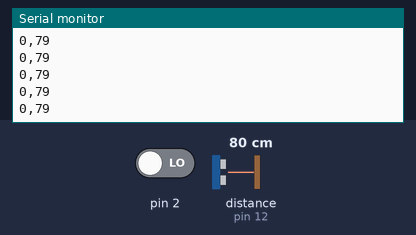
Bench run of a sketch on a simulated Arduino Uno, built with avr-gcc and run on an emulated ATmega328P. Shown: the last lines printed to the serial monitor. Wiring (inferred from the names in the program): ultrasonic range finder: trigger pin 11; echo pin 12. Inputs (shaded band) come from the test bench; at power-on: distance to the obstacle (sensor on pin 12) 80 cm, pin 2 LOW. The echo pulse lasts 58.3 µs per cm.

Above: at 1.2 s.
1.3 s: distance to the obstacle (sensor on pin 12) set to 2 cm
At 1.34 s:
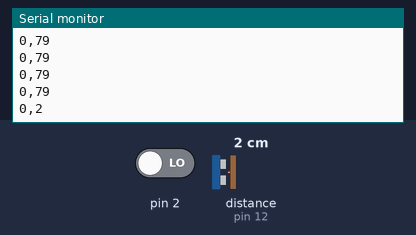
2.8 s: pin 2 driven HIGH
4.3 s: distance to the obstacle (sensor on pin 12) set to 4 cm
At 4.31 s:
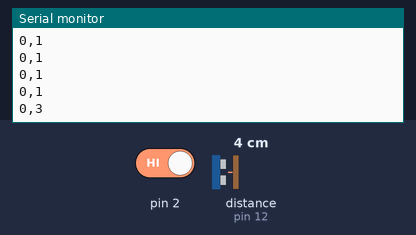
Timing chart, 0 to 7.3 s (numbered marks = the images above; inputs shaded):
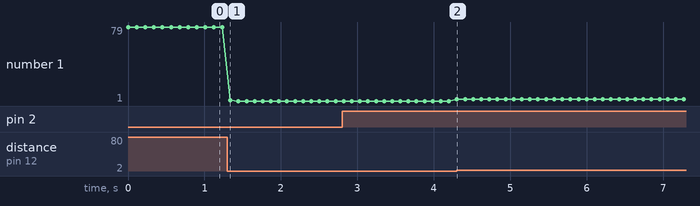

Measured:
- after the input at 1.3 s, the serial monitor: prints a new line at once (image 1)
- after the input at 4.3 s, the serial monitor: prints a new line at once (image 2)
- plotted number 1: 79 → 1 after the input at 1.3 s, 1 → 3 after the input at 4.3 s

The sketch:

UltraYVelocimtro.ino
```cpp
const int trigPin = 11;
const int echoPin = 12;
volatile int contador = 0;
int velocimetro=3;


// defines variables
long duration;
int distance;


void setup() {
  pinMode(trigPin, OUTPUT); // Sets the trigPin as an Output
  pinMode(echoPin, INPUT); // Sets the echoPin as an Input
  pinMode(velocimetro, INPUT);
  Serial.begin(9600); // Starts the serial communication
  attachInterrupt(0,interrupcion,RISING);
}

void loop() {
  // Clears the trigPin
  digitalWrite(trigPin, LOW);
  delayMicroseconds(2);

  // Sets the trigPin on HIGH state for 10 micro seconds
  digitalWrite(trigPin, HIGH);
  delayMicroseconds(10);
  digitalWrite(trigPin, LOW);

  // Reads the echoPin, returns the sound wave travel time in microseconds
  duration = pulseIn(echoPin, HIGH);

  // Calculating the distance
  distance= duration*0.034/2;

  // Prints the distance on the Serial Monitor
  //Serial.print("Revoluciones por segundo: ");
  Serial.print(contador);
  Serial.print(",");
  Serial.print(String(distance));
  Serial.println("");
  //Serial.println(" cm");
  contador=0;
  Serial.flush();
  delay(100);
}

void interrupcion() {
  contador++;
}
```
